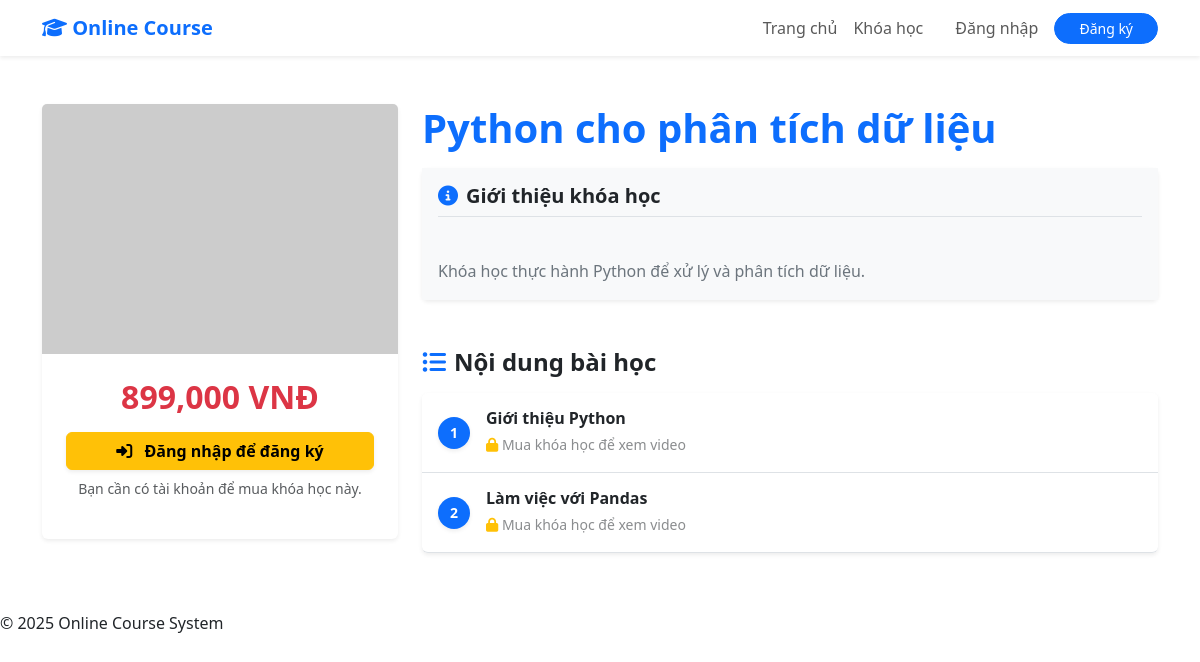
The app's page /onlinecourse/index.php?url=courses/detail/2 with its own data.
### tables this page shows
CREATE TABLE courses (
    id INT PRIMARY KEY AUTO_INCREMENT,
    title VARCHAR(255) NOT NULL,
    description TEXT,
    instructor_id INT,
    category_id INT,
    price DECIMAL(10,2) DEFAULT 0,
    duration_weeks INT,
    level VARCHAR(50),
    image VARCHAR(255),
    created_at DATETIME DEFAULT CURRENT_TIMESTAMP,
    updated_at DATETIME DEFAULT CURRENT_TIMESTAMP ON UPDATE CURRENT_TIMESTAMP,
    
    CONSTRAINT fk_instructor FOREIGN KEY (instructor_id) REFERENCES users(id) ON DELETE SET NULL,
    CONSTRAINT fk_category FOREIGN KEY (category_id) REFERENCES categories(id) ON DELETE SET NULL
);

CREATE TABLE lessons (
    id INT PRIMARY KEY AUTO_INCREMENT,
    course_id INT NOT NULL,
    title VARCHAR(255) NOT NULL,
    content LONGTEXT,
    video_url VARCHAR(255),
    `order` INT,
    created_at DATETIME DEFAULT CURRENT_TIMESTAMP,
    
    CONSTRAINT fk_lesson_course FOREIGN KEY (course_id) REFERENCES courses(id) ON DELETE CASCADE
);

### onlinecourse/models/Course.php (called while the page is built, shortened)
<?php
class Course
{
    private $conn;
    private $table = 'courses';
    public function __construct()
    {
        $db = new Database();
        $this->conn = $db->getConnection();
    }
    public function getById($id)
    {
        $stmt = $this->conn->prepare("SELECT * FROM " . $this->table . " WHERE id = :id LIMIT 1");
        $stmt->bindParam(':id', $id);
        $stmt->execute();
        return $stmt->fetch(PDO::FETCH_ASSOC);
    }
}
?>

### onlinecourse/config/Database.php (called while the page is built, shortened)
<?php
class Database
{
    private $host = "localhost";
    private $db_name = "onlinecourse";
    private $username = "root";
    private $password = "";
    public function getConnection()
    {
        $this->conn = null;
        try {
            $this->conn = new PDO("mysql:host=" . $this->host . ";dbname=" . $this->db_name, $this->username, $this->password);
            $this->conn->exec("set names utf8");
            $this->conn->setAttribute(PDO::ATTR_ERRMODE, PDO::ERRMODE_EXCEPTION);
        } catch (PDOException $exception) {
            echo "Lỗi kết nối: " . $exception->getMessage();
        }
        return $this->conn;
    }
}
?>

### onlinecourse/models/Lesson.php (called while the page is built, shortened)
<?php
class Lesson
{
    private $conn;
    public function __construct()
    {
        $db = new Database();
        $this->conn = $db->getConnection();
    }
    public function getByCourseId($courseId)
    {
        $stmt = $this->conn->prepare("SELECT * FROM lessons WHERE course_id = :course_id ORDER BY id ASC");
        $stmt->bindParam(':course_id', $courseId);
        $stmt->execute();
        return $stmt->fetchAll(PDO::FETCH_ASSOC);
    }
}
?>

### onlinecourse/views/courses/detail.php (the view, shortened to what this page needs)
<?php
include __DIR__ . '/../layouts/header.php';
$protocol = ((!empty($_SERVER['HTTPS']) && $_SERVER['HTTPS'] != 'off') || $_SERVER['SERVER_PORT'] == 443) ? "https://" : "http://";
$domainName = $_SERVER['HTTP_HOST'];
$path = dirname($_SERVER['PHP_SELF']);
$path = str_replace('\\', '/', $path);
$path = rtrim($path, '/');
$base_url = $protocol . $domainName . $path;
$role = $_SESSION['role'] ?? 0;
$canManage = ($role == 1 || $role == 2);
?>
<div class="container py-5">
    <div class="row">
        <div class="col-lg-4 mb-4">
            <div class="card shadow-sm border-0 sticky-top" style="top: 90px; z-index: 10;">
                <?php
                $imgName = $course['image'] ?? '';
                $uploadPath = 'assets/uploads/courses/';
                if (empty($imgName)) {
                    $displayImg = "https://via.placeholder.com/600x400.png?text=No+Image";
                } elseif (strpos($imgName, 'http') === 0) {
                    $displayImg = $imgName;
                } else {
                    $displayImg = $base_url . '/' . $uploadPath . $imgName;
                }
                ?>
                <img src="<?php echo $displayImg; ?>" class="card-img-top"
                    alt="<?php echo htmlspecialchars($course['title']); ?>" style="height: 250px; object-fit: cover;"
                    onerror="this.src='https://via.placeholder.com/600x400.png?text=Image+Error';">
                <div class="card-body p-4">
                    <h2 class="text-danger fw-bold text-center mb-3">
                        <?php echo number_format($course['price']); ?> VNĐ
                    </h2>
                    <?php if ($role == 2): ?>
                        <div class="alert alert-secondary text-center shadow-sm">
                            <i class="fas fa-user-tie fa-2x mb-2 text-primary"></i><br>
                            <strong>Giao diện Giảng viên</strong><br>
                            <small class="text-muted">Bạn có quyền quản lý nội dung.</small>
                        </div>
                    <?php else: ?>
                        <a href="<?php echo $base_url; ?>/index.php?page=login"
                            class="btn btn-warning w-100 fw-bold shadow-sm">
                            <i class="fas fa-sign-in-alt me-2"></i> Đăng nhập để đăng ký
                        </a>
                        <p class="text-center mt-2 small text-muted">Bạn cần có tài khoản để mua khóa học này.</p>
                    <?php endif; ?>
                </div>
            </div>
        </div>
        <div class="col-lg-8">
            <h1 class="fw-bold text-primary mb-3"><?php echo htmlspecialchars($course['title']); ?></h1>
            <div class="card shadow-sm mb-5 border-0">
                <div class="card-body bg-light">
                    <h5 class="card-title fw-bold border-bottom pb-2 mb-3 text-dark">
                        <i class="fas fa-info-circle text-primary me-2"></i>Giới thiệu khóa học
                    </h5>
                    <p class="card-text text-secondary" style="white-space: pre-line; line-height: 1.6;">
                        <?php echo htmlspecialchars($course['description']); ?>
                    </p>
                </div>
            </div>
            <div class="d-flex justify-content-between align-items-center mb-3">
                <h4 class="mb-0 fw-bold text-dark"><i class="fas fa-list-ul me-2 text-primary"></i>Nội dung bài học</h4>
            </div>
            <div class="list-group shadow-sm">
                <?php if (!empty($lessons)): ?>
                    <?php foreach ($lessons as $index => $lesson): ?>
                        <div
                            class="list-group-item list-group-item-action p-3 border-start-0 border-end-0 border-top-0 border-bottom">
                            <div class="d-flex w-100 justify-content-between align-items-center">
                                <div class="d-flex align-items-center flex-grow-1">
                                    <span class="badge bg-primary rounded-circle me-3 shadow-sm"
                                        style="width: 32px; height: 32px; display: flex; align-items: center; justify-content: center; font-size: 14px;">
                                        <?php echo $index + 1; ?>
                                    </span>
                                    <div>
                                        <h6 class="mb-1 fw-bold text-dark"><?php echo htmlspecialchars($lesson['title']); ?>
                                        </h6>
                                        <?php if (!empty($lesson['video_url'])): ?>
                                            <?php if ($canManage || (isset($isEnrolled) && $isEnrolled)): ?>
                                                <a href="<?php echo htmlspecialchars($lesson['video_url']); ?>" target="_blank"
                                                    class="text-danger text-decoration-none small fw-bold">
                                                    <i class="fab fa-youtube"></i> Xem Video bài giảng
                                                </a>
                                            <?php else: ?>
                                                <small class="text-muted">
                                                    <i class="fas fa-lock text-warning"></i>
                                                    <span style="opacity: 0.7;">Mua khóa học để xem video</span>
                                                </small>
                                            <?php endif; ?>
                                        <?php else: ?>
                                            <small class="text-muted fst-italic">Bài này chưa có video.</small>
                                        <?php endif; ?>
                                    </div>
                                </div>
                            </div>
                        </div>
                    <?php endforeach; ?>
                <?php endif; ?>
            </div>
        </div>
    </div>
</div>
<?php include __DIR__ . '/../layouts/footer.php'; ?>

### records on screen
courses: price "899,000", title "Python cho phân tích dữ liệu", description "Khóa học thực hành Python để xử lý và phân tích dữ liệu."
lessons: title "Giới thiệu Python", video_url "Mua khóa học để xem video"
lessons: title "Làm việc với Pandas", video_url "Mua khóa học để xem video"
